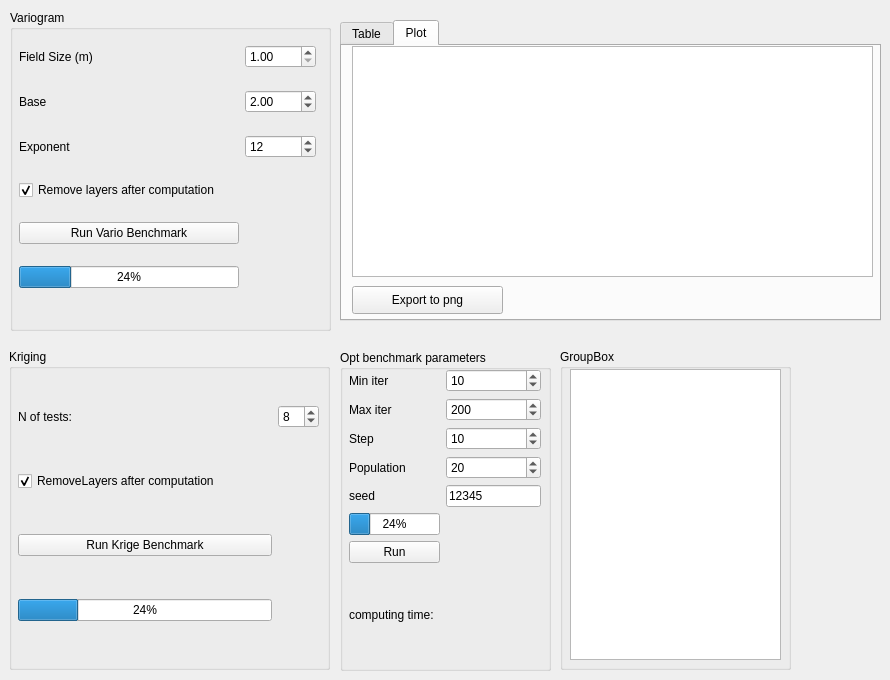
   <widget class="QWidget" name="tab_20">
    <attribute name="title">
     <string>Benchmark</string>
    </attribute>
    <widget class="QGroupBox" name="groupBox">
     <property name="geometry">
      <rect>
       <x>10</x>
       <y>10</y>
       <width>321</width>
       <height>321</height>
      </rect>
     </property>
     <property name="title">
      <string>Variogram</string>
     </property>
     <widget class="QWidget" name="gridLayoutWidget_6">
      <property name="geometry">
       <rect>
        <x>9</x>
        <y>19</y>
        <width>297</width>
        <height>281</height>
       </rect>
      </property>
      <layout class="QGridLayout" name="gridLayout_14">
       <item row="1" column="1">
        <widget class="QDoubleSpinBox" name="doubleSpinBox_base">
         <property name="minimum">
          <double>1.000000000000000</double>
         </property>
         <property name="maximum">
          <double>10.000000000000000</double>
         </property>
         <property name="value">
          <double>2.000000000000000</double>
         </property>
        </widget>
       </item>
       <item row="4" column="0">
        <widget class="QCheckBox" name="checkBox_removelayers">
         <property name="text">
          <string>Remove layers after computation</string>
         </property>
         <property name="checked">
          <bool>true</bool>
         </property>
        </widget>
       </item>
       <item row="0" column="1">
        <widget class="QDoubleSpinBox" name="doubleSpinBox_fieldsize">
         <property name="minimum">
          <double>1.000000000000000</double>
         </property>
         <property name="maximum">
          <double>1000.000000000000000</double>
         </property>
        </widget>
       </item>
       <item row="5" column="0">
        <widget class="QPushButton" name="pushButtonBenchVrg">
         <property name="text">
          <string>Run Vario Benchmark</string>
         </property>
        </widget>
       </item>
       <item row="2" column="0">
        <widget class="QLabel" name="label_57">
         <property name="text">
          <string>Exponent</string>
         </property>
        </widget>
       </item>
       <item row="6" column="0">
        <widget class="QProgressBar" name="progressBar_bench_vrg">
         <property name="value">
          <number>24</number>
         </property>
        </widget>
       </item>
       <item row="1" column="0">
        <widget class="QLabel" name="label_56">
         <property name="text">
          <string>Base</string>
         </property>
        </widget>
       </item>
       <item row="0" column="0">
        <widget class="QLabel" name="Fiedsize">
         <property name="text">
          <string>Field Size (m)</string>
         </property>
        </widget>
       </item>
       <item row="2" column="1">
        <widget class="QSpinBox" name="SpinBox_exponent">
         <property name="minimum">
          <number>1</number>
         </property>
         <property name="value">
          <number>12</number>
         </property>
        </widget>
       </item>
      </layout>
     </widget>
    </widget>
    <widget class="QTabWidget" name="tabWidget_6">
     <property name="geometry">
      <rect>
       <x>340</x>
       <y>20</y>
       <width>541</width>
       <height>301</height>
      </rect>
     </property>
     <property name="currentIndex">
      <number>1</number>
     </property>
     <widget class="QWidget" name="tab_21">
      <attribute name="title">
       <string>Table</string>
      </attribute>
      <widget class="QTableView" name="tableBenchmarkresults_vrg">
       <property name="geometry">
        <rect>
         <x>10</x>
         <y>0</y>
         <width>521</width>
         <height>231</height>
        </rect>
       </property>
      </widget>
      <widget class="QPushButton" name="pushBtn_exportBenchmarkVrg_csv">
       <property name="geometry">
        <rect>
         <x>10</x>
         <y>240</y>
         <width>151</width>
         <height>28</height>
        </rect>
       </property>
       <property name="text">
        <string>Export Table to csv</string>
       </property>
      </widget>
     </widget>
     <widget class="QWidget" name="tab_22">
      <attribute name="title">
       <string>Plot</string>
      </attribute>
      <widget class="QGraphicsView" name="plotWidgetVariogram_benchmark">
       <property name="geometry">
        <rect>
         <x>10</x>
         <y>0</y>
         <width>521</width>
         <height>231</height>
        </rect>
       </property>
      </widget>
      <widget class="QPushButton" name="vrg_benchmark_export_to_png">
       <property name="geometry">
        <rect>
         <x>10</x>
         <y>240</y>
         <width>151</width>
         <height>28</height>
        </rect>
       </property>
       <property name="text">
        <string>Export to png</string>
       </property>
      </widget>
     </widget>
    </widget>
    <widget class="QGroupBox" name="Kriging">
     <property name="geometry">
      <rect>
       <x>9</x>
       <y>349</y>
       <width>321</width>
       <height>321</height>
      </rect>
     </property>
     <property name="title">
      <string>Kriging</string>
     </property>
     <widget class="QWidget" name="gridLayoutWidget_7">
      <property name="geometry">
       <rect>
        <x>9</x>
        <y>19</y>
        <width>301</width>
        <height>291</height>
       </rect>
      </property>
      <layout class="QGridLayout" name="gridLayout_15">
       <item row="0" column="0">
        <widget class="QLabel" name="label_58">
         <property name="text">
          <string>N of tests:</string>
         </property>
        </widget>
       </item>
       <item row="2" column="0">
        <widget class="QPushButton" name="pushButtonKriginBenchmark">
         <property name="text">
          <string>Run Krige Benchmark</string>
         </property>
        </widget>
       </item>
       <item row="0" column="1">
        <widget class="QSpinBox" name="spinBox_n_krigin_tests">
         <property name="minimum">
          <number>2</number>
         </property>
         <property name="value">
          <number>8</number>
         </property>
        </widget>
       </item>
       <item row="3" column="0">
        <widget class="QProgressBar" name="progressBar_krige_test">
         <property name="value">
          <number>24</number>
         </property>
        </widget>
       </item>
       <item row="1" column="0">
        <widget class="QCheckBox" name="remove_layers_krige_bm">
         <property name="text">
          <string>RemoveLayers after computation</string>
         </property>
         <property name="checked">
          <bool>true</bool>
         </property>
        </widget>
       </item>
      </layout>
     </widget>
    </widget>
    <widget class="QGroupBox" name="groupBox_2">
     <property name="geometry">
      <rect>
       <x>340</x>
       <y>350</y>
       <width>211</width>
       <height>321</height>
      </rect>
     </property>
     <property name="title">
      <string>Opt benchmark parameters</string>
     </property>
     <widget class="QWidget" name="gridLayoutWidget_8">
      <property name="geometry">
       <rect>
        <x>9</x>
        <y>19</y>
        <width>192</width>
        <height>291</height>
       </rect>
      </property>
      <layout class="QGridLayout" name="gridLayout_16">
       <item row="6" column="0">
        <widget class="QLabel" name="label_62">
         <property name="text">
          <string>seed</string>
         </property>
        </widget>
       </item>
       <item row="0" column="1">
        <widget class="QSpinBox" name="spinBoxmin_iter">
         <property name="minimum">
          <number>1</number>
         </property>
         <property name="singleStep">
          <number>10</number>
         </property>
         <property name="value">
          <number>10</number>
         </property>
        </widget>
       </item>
       <item row="2" column="1">
        <widget class="QSpinBox" name="spinBox_optimiz_starting_point">
         <property name="minimum">
          <number>1</number>
         </property>
         <property name="maximum">
          <number>1000</number>
         </property>
         <property name="value">
          <number>200</number>
         </property>
        </widget>
       </item>
       <item row="9" column="0">
        <widget class="QLabel" name="computingtimebenchparam_neigh">
         <property name="text">
          <string>computing time:</string>
         </property>
        </widget>
       </item>
       <item row="2" column="0">
        <widget class="QLabel" name="label_59">
         <property name="text">
          <string>Max iter</string>
         </property>
        </widget>
       </item>
       <item row="0" column="0">
        <widget class="QLabel" name="label_63">
         <property name="text">
          <string>Min iter</string>
         </property>
        </widget>
       </item>
       <item row="4" column="0">
        <widget class="QLabel" name="label_60">
         <property name="text">
          <string>Population</string>
         </property>
        </widget>
       </item>
       <item row="6" column="1">
        <widget class="QLineEdit" name="lineEdit_seed_opt">
         <property name="text">
          <string>12345</string>
         </property>
        </widget>
       </item>
       <item row="4" column="1">
        <widget class="QSpinBox" name="spinBox_n_tentative">
         <property name="minimum">
          <number>1</number>
         </property>
         <property name="maximum">
          <number>1000</number>
         </property>
         <property name="value">
          <number>20</number>
         </property>
        </widget>
       </item>
       <item row="7" column="0">
        <widget class="QProgressBar" name="progressBar_opt_bench">
         <property name="value">
          <number>24</number>
         </property>
        </widget>
       </item>
       <item row="8" column="0">
        <widget class="QPushButton" name="pushButton_opt_bench">
         <property name="text">
          <string>Run</string>
         </property>
        </widget>
       </item>
       <item row="3" column="0">
        <widget class="QLabel" name="label_64">
         <property name="text">
          <string>Step</string>
         </property>
        </widget>
       </item>
       <item row="3" column="1">
        <widget class="QSpinBox" name="spinBox_step">
         <property name="minimum">
          <number>1</number>
         </property>
         <property name="maximum">
          <number>100</number>
         </property>
         <property name="singleStep">
          <number>10</number>
         </property>
         <property name="value">
          <number>10</number>
         </property>
        </widget>
       </item>
      </layout>
     </widget>
    </widget>
    <widget class="QGroupBox" name="groupBox_3">
     <property name="geometry">
      <rect>
       <x>560</x>
       <y>349</y>
       <width>231</width>
       <height>321</height>
      </rect>
     </property>
     <property name="title">
      <string>GroupBox</string>
     </property>
     <widget class="QPlainTextEdit" name="plainTextEdit_hardware">
      <property name="geometry">
       <rect>
        <x>10</x>
        <y>20</y>
        <width>211</width>
        <height>291</height>
       </rect>
      </property>
     </widget>
    </widget>
   </widget>
